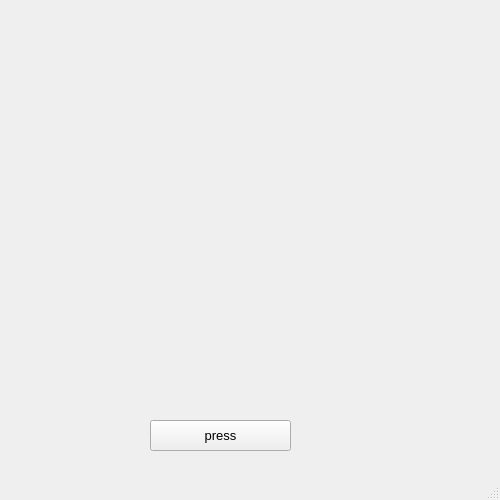
<?xml version="1.0" encoding="UTF-8"?>
<ui version="4.0">
 <class>MainWindow</class>
 <widget class="QMainWindow" name="MainWindow">
  <property name="geometry">
   <rect>
    <x>0</x>
    <y>0</y>
    <width>500</width>
    <height>500</height>
   </rect>
  </property>
  <property name="windowTitle">
   <string>random circke</string>
  </property>
  <widget class="QWidget" name="centralwidget">
   <widget class="QPushButton" name="bt">
    <property name="geometry">
     <rect>
      <x>150</x>
      <y>420</y>
      <width>141</width>
      <height>31</height>
     </rect>
    </property>
    <property name="font">
     <font>
      <pointsize>10</pointsize>
     </font>
    </property>
    <property name="text">
     <string>press</string>
    </property>
   </widget>
  </widget>
  <widget class="QMenuBar" name="menubar">
   <property name="geometry">
    <rect>
     <x>0</x>
     <y>0</y>
     <width>500</width>
     <height>21</height>
    </rect>
   </property>
  </widget>
  <widget class="QStatusBar" name="statusbar"/>
 </widget>
 <resources/>
 <connections/>
</ui>
